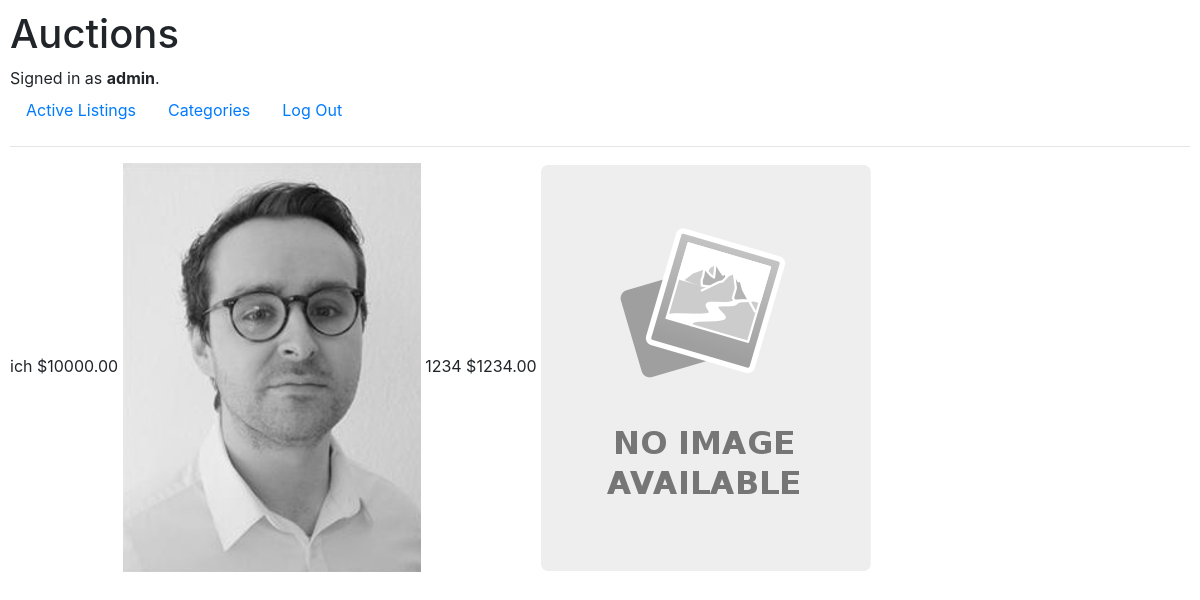
The page /category/human (signed in) on the database its author committed.
### auctions/models.py (models this page shows, shortened)
class User(AbstractUser):
    pass

class Listing(models.Model):
    item_name = models.CharField(max_length=128)
    item_description = models.TextField()
    starting_price = models.DecimalField(decimal_places=2, max_digits=8, validators=[MinValueValidator(0.01)])
    image = models.ImageField(upload_to="", blank=True, default="noimage.svg.png")
    image_url = models.URLField(blank=True)
    category = models.ForeignKey(Category, on_delete=models.CASCADE, related_name="listings")
    user = models.ForeignKey(User, on_delete=models.CASCADE, related_name="listings")
    active = models.BooleanField(default=True)

### auctions/views.py (the view)
# urls.py: path("category/<str:category>", views.category_list, name="category"),
def category_list(request, category):
    try:
        category_name = Category.objects.get(category=category)
        auctions = Listing.objects.all().filter(category=category_name)
    except:
        return render(request, "auctions/no_auction.html")
    return render(
        request, "auctions/category.html", {"auctions": auctions, "category": category}
    )

### auctions/templates/auctions/category.html (shortened to what this page needs)
{% extends "auctions/layout.html" %}
{% block body %}
    {% for auction in auctions %}
    {{ auction.item_name }}
    ${{ auction.starting_price }}
<img src="{{auction.image.url}}" alt="">
    {% endfor %}
{% endblock %}

### auctions/templates/auctions/layout.html (shortened to what this page needs)
{% load static %}
<!DOCTYPE html>
<html lang="en">
    <head>
        <link rel="stylesheet" href="https://stackpath.bootstrapcdn.com/bootstrap/4.4.1/css/bootstrap.min.css">
        <link href="{% static 'auctions/styles.css' %}" rel="stylesheet">
    </head>
    <body>
        <h1>Auctions</h1>
        <div>
            {% if user.is_authenticated %}
                Signed in as <strong>{{ user.username }}</strong>.
            {% else %}
                Not signed in.
            {% endif %}
        </div>
        <ul class="nav">
            <li class="nav-item">
                <a class="nav-link" href="{% url 'index' %}">Active Listings</a>
            </li>
            <li class="nav-item">
                <a class="nav-link" href="{% url 'categories' %}">Categories</a>
            </li>
            {% if user.is_authenticated %}
                <li class="nav-item">
                    <a class="nav-link" href="{% url 'logout' %}">Log Out</a>
                </li>
            {% endif %}
        </ul>
        <hr>
        {% block body %}
        {% endblock %}
    </body>
</html>

### auctions/static/auctions/styles.css (style rules this page uses)
body { padding: 10px; }

### rows shown on the page
User: username "admin"
Listing: item_name "ich", starting_price "10000.00", image (picture)
Listing: item_name "1234", starting_price "1234.00", image (placeholder picture)
